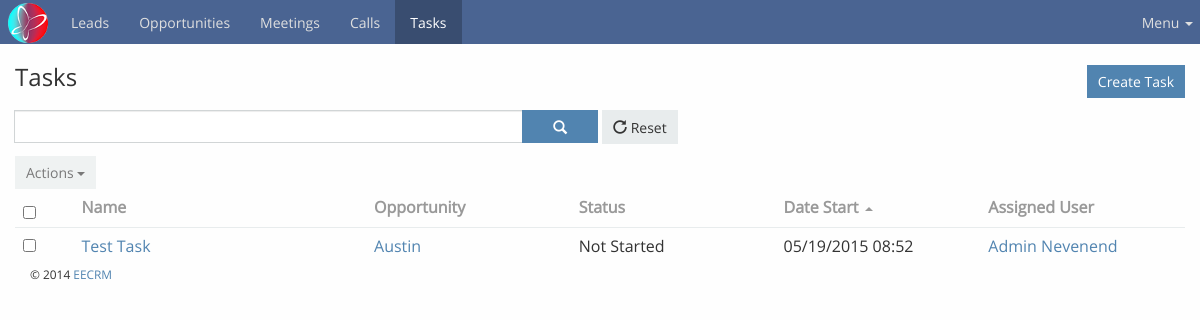
The app's page /modules/task/index.php (signed in) with its own data.
### tables this page shows
CREATE TABLE IF NOT EXISTS `task` (
  `id` int(11) unsigned NOT NULL AUTO_INCREMENT,
  `name` varchar(255) DEFAULT NULL,
  `status` enum('Not Started','Started','Completed','Canceled') DEFAULT NULL,
  `date_start` datetime DEFAULT NULL,
  `date_end` datetime DEFAULT NULL,
  `priority` enum('Low','Normal','High','Urgent') NOT NULL DEFAULT 'Normal',
  `description` text,
  `created_at` datetime DEFAULT NULL,
  `modified_at` datetime DEFAULT NULL,
  `deleted` tinyint(1) DEFAULT '0',
  `assigned_user_id` int(11) DEFAULT NULL,
  `modified_by_id` int(11) DEFAULT NULL,
  `created_by_id` int(11) DEFAULT NULL,
  `parent_id` int(11) DEFAULT NULL,
  `parent_type` enum('Opportunity','Lead') DEFAULT 'Opportunity',
  PRIMARY KEY (`id`)
);

CREATE TABLE IF NOT EXISTS `opportunities` (
  `id` int(11) NOT NULL AUTO_INCREMENT,
  `lead_id` int(11) NOT NULL,
  `company_name` varchar(255) DEFAULT NULL,
  `contact_person` varchar(255) NOT NULL,
  `stage` int(11) DEFAULT '0',
  `lead_source` int(11) DEFAULT '0',
  `email_address` varchar(255) NOT NULL,
  `phone` varchar(255) NOT NULL,
  `website` varchar(255) DEFAULT NULL,
  `address_street` varchar(255) DEFAULT NULL,
  `address_city` varchar(255) DEFAULT NULL,
  `address_state` varchar(255) DEFAULT NULL,
  `address_country` varchar(255) DEFAULT NULL,
  `address_postal_code` varchar(255) DEFAULT NULL,
  `description` longtext,
  `created_at` datetime DEFAULT NULL,
  `modified_at` datetime DEFAULT NULL,
  `deleted` tinyint(1) DEFAULT '0',
  `assigned_user_id` varchar(24) DEFAULT NULL,
  `modified_by_id` varchar(24) DEFAULT NULL,
  `created_by_id` varchar(24) DEFAULT NULL,
  PRIMARY KEY (`id`)
);

### include/utils-task.php (called while the page is built, shortened)
<?php
require_once 'database.php';
function getAllTasks($offset, $limit, $userId = NULL, $searchString = '')
{
    global $db;
    $sqlQuery = "SELECT m.*, CONCAT(u.first_name, ' ', u.last_name) AS assignedUser,
                    o.company_name AS oppName, o.id AS oppId
                 FROM `task` AS m
                 JOIN users AS u ON m.assigned_user_id = u.id
                 LEFT JOIN opportunities o ON m.parent_id = o.id
                 WHERE ";
    $sqlQuery .= " m.deleted = '0' LIMIT 0,50";
    $stmt = $db->prepare($sqlQuery);
    $stmt->execute();
    $columns = $stmt->columnCount();
    if ($columns > 0) {
        $tasks = $stmt->fetchAll(PDO::FETCH_ASSOC);
    }
    return ($tasks) ? $tasks : NULL;
}

### include/utils-helpers.php (called while the page is built, shortened)
<?php
function sanitizeString($string)
{
    return stripslashes($string);
}
function getFormattedDate($date = NULL, $format = "Y-m-d H:i:s")
{
    if ($date != NULL) {
        $date = date($format,strtotime($date));
    } else {
        $date = date($format);
    }
    return $date;
}

### modules/task/index.php (the view, shortened to what this page needs)
<?php
require_once dirname(__DIR__) . '/../common/header.php';
require_once $include_directory . 'utils-task.php';
try {
    $tasks = getAllTasks(0, MAX_ROWS);
} catch (Exception $exc) {
    setSessionValue('errorMessage', $exc->getMessage());
}
    ?>
<div class="container content">
    <div id="main"><div class="page-header"><div class="row">
                <div class="col-lg-7 col-sm-7">
                    <h3>Tasks</h3>
                </div>
                <div class="col-lg-5 col-sm-5">
                    <div class="header-buttons btn-group pull-right">
                        <a class="btn btn-primary" href="<?php echo BASEPATH;?>modules/task/create.php">Create Task</a>
                    </div>
                </div>
            </div>
        </div>
        <div class="search-container">
            <div class="row search-row">
                <div class="form-group col-sm-6">
                    <div class="input-group">
                        <input type="text" value="" name="filter" class="form-control filter">
                        <div class="input-group-btn">
                            <button data-module="task" data-isadmin ="0" data-action="search" class="btn btn-primary search btn-icon" type="button" />
                                <span class="glyphicon glyphicon-search"></span>
                        </div>
                    </div>
                </div>
                <div class="form-group col-sm-6">
                    <div class="btn-group">
                        <button data-action="reset" class="btn btn-default resetrecord" type="button">
                            <span class="glyphicon glyphicon-repeat"></span>&nbsp;Reset
                        </button>
                    </div>
                </div>
            <div class="row advanced-filters">
            </div>
        </div>
        <div class="list-container">
            <?php if ($tasks !== NULL):  ?>
            <div class="list-buttons-container clearfix">
                <div class="btn-group actions">
                    <button disabled="" data-toggle="dropdown" class="btn btn-default dropdown-toggle actions-button" type="button">
                        Actions
                        <span class="caret"></span>
                    </button>
                </div>
            </div>
            <div class="list">
                <table class="table">
                    <thead>
                        <tr>
                            <th width="5%">
                                <input type="checkbox" class="selectAll"></th>
                            <th width="25%">
                                <a data-name="name" class="sort" href="javascript:">Name</a>
                            </th>
                            <th>
                                <a data-name="Opportunity" class="sort" href="javascript:">Opportunity</a>
                            </th>
                            <th>
                                <a data-name="Status" class="sort" href="javascript:">Status</a>
                            </th>
                            <th>
                                <a data-name="Date Start" class="sort" href="javascript:">Date Start</a>
                                <span class="caret-up"></span>
                            </th>
                            <th>
                                <a data-name="assigned user" class="sort" href="javascript:">Assigned User</a>
                            </th>
                        </tr>
                    </thead>
                    <tbody>
                            <?php foreach ($tasks as $task): ?>
                                <tr data-id="<?php echo $task['id'];?>" class="initial">
                                    <td class="cell cell-checkbox">
                                        <input type="checkbox" data-id="<?php echo $task['id']; ?>" class="record-checkbox records-multiaction">
                                    </td>
                                    <td class="cell cell-name">
                                        <a title="<?php echo sanitizeString($task['name']); ?>" data-id="<?php echo $task['id']; ?>" class="link" href="<?php echo BASEPATH;?>modules/task/view.php?id=<?php echo $task['id']; ?>"><?php echo sanitizeString($task['name']); ?></a>
                                    </td>
                                    <td class="cell cell-status">
                                        <?php echo ($task['parent_id']) ? '<a data-id="' . $task['parent_id'] . '" class="link" href="' . BASEPATH . 'modules/opportunities/view.php?id=' . $task['parent_id'] . '">' . $task['oppName'] . '</a>' : ''?>
                                    </td>
                                    <td class="cell cell-emailAddress">
                                        <span class="text-default"><?php echo sanitizeString($task['status']);?></span>
                                    </td>
                                    <td class="cell cell-createdAt">
                                        <?php echo getFormattedDate($tasks['date_start'], "m/d/Y h:i")?>
                                    </td>
                                    <td width="7%" class="cell cell-buttons">
                                        <a data-id="<?php echo $task['assigned_user_id']; ?>" class="link" href="<?php echo ADMINPATH;?>modules/users/view.php?id=<?php echo $task['assigned_user_id']; ?>"><?php echo sanitizeString($task['assignedUser']); ?></a>
                                    </td>
                            </tr>
                            <?php endforeach; ?>
                    </tbody>
                </table>
           </div>
            <?php else: ?>
                No data.
           <?php endif;?>
        </div>
    </div>
</div>
<?php
require_once dirname(__DIR__) . '/../common/footer.php';
?>

### records on screen
task: name "Test Task", opportunities.company_name "Austin", status "Not Started", date_start "05/19/2015 08:52", assignedUser "Admin Nevenend"
